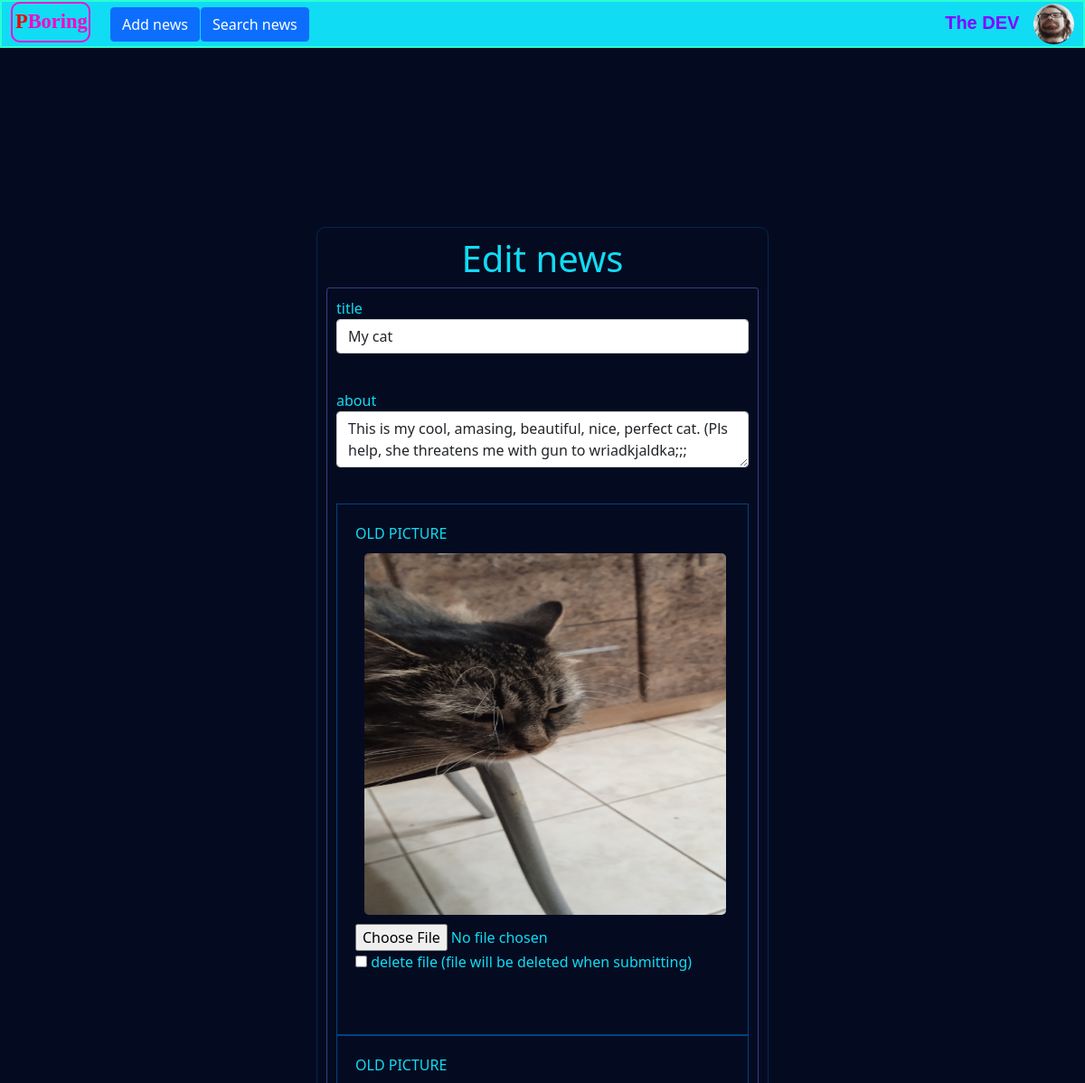
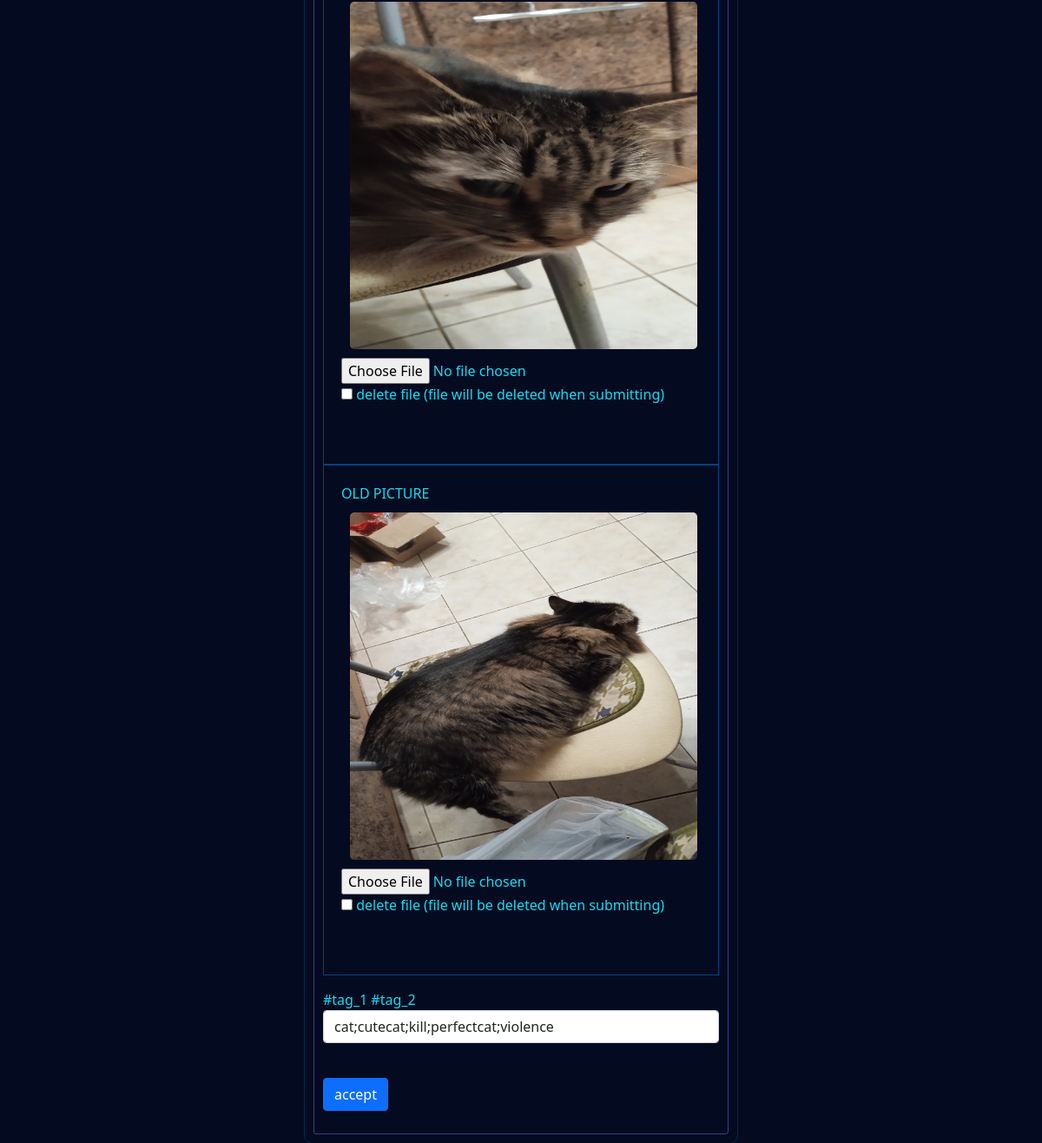
Screenshot of /news/edit/2 (signed in) with the database file from the repository (2 pictures, top to bottom).
### modules/news.py (models this page shows)
class News(SqlAlchemyBase, SerializerMixin):
    __tablename__ = 'news'
    id = sqlalchemy.Column(sqlalchemy.Integer, primary_key=True, autoincrement=True)
    title = sqlalchemy.Column(sqlalchemy.String, nullable=False)
    about = sqlalchemy.Column(sqlalchemy.String, nullable=False)
    images = sqlalchemy.Column(sqlalchemy.String, nullable=True, default='')
    tags = sqlalchemy.Column(sqlalchemy.String, nullable=True)
    creation_date = sqlalchemy.Column(sqlalchemy.DateTime, default=datetime.datetime.now)
    creator_id = sqlalchemy.Column(sqlalchemy.Integer, sqlalchemy.ForeignKey("users.id"))
    creator = orm.relationship('User')
    comments = orm.relationship("Comment", back_populates='news')

### modules/user.py (models this page shows, shortened)
class User(SqlAlchemyBase, UserMixin, SerializerMixin):
    __tablename__ = 'users'
    id = sqlalchemy.Column(sqlalchemy.Integer, primary_key=True, autoincrement=True)
    nickname = sqlalchemy.Column(sqlalchemy.String, nullable=True)
    about = sqlalchemy.Column(sqlalchemy.String, nullable=True, default='')
    email = sqlalchemy.Column(sqlalchemy.String, index=True, unique=True, nullable=True)
    hashed_password = sqlalchemy.Column(sqlalchemy.String, nullable=True)
    modified_date = sqlalchemy.Column(sqlalchemy.DateTime, default=datetime.datetime.now)
    image = sqlalchemy.Column(sqlalchemy.String, nullable=True, default='no_pfp.png')
    news = orm.relationship("News", back_populates='creator')

### server.py (the view, shortened to what this page needs)
@login_required
@app.route('/news/edit/<int:id>', methods=['GET', 'POST'])
def edit_news(id):
    form = NewsForm()
    if request.method == 'GET':
        db_sess = db_session.create_session()
        news = db_sess.query(News).filter(News.id == id, News.creator == current_user).first()
        if not news:
            abort(404)
        else:
            form.title.data = news.title
            form.about.data = news.about
            form.tags.data = news.tags
    return render_template('edit_news.html', title='edit news',
                           base_css=url_for('static', filename='css/base.css'),
                           page_css=url_for('static', filename='css/form.css'),
                           form=form, imgs_urls=[url_for('static', filename=f'img/news/{news.id}/{i}')
                                                  for i in news.images.split(';')])

### modules/forms.py
class NewsForm(FlaskForm):
    title = StringField('title', validators=[DataRequired()])
    about = TextAreaField('about', validators=[DataRequired()])
    file_1 = FileField('image 1 (optional)')
    file_2 = FileField('image 2 (optional)')
    file_3 = FileField('image 3 (optional)')
    file_1_ignore = BooleanField('delete file (file will be deleted when submitting)')
    file_2_ignore = BooleanField('delete file (file will be deleted when submitting)')
    file_3_ignore = BooleanField('delete file (file will be deleted when submitting)')
    tags = StringField('#tag_1 #tag_2', default='')
    submit = SubmitField('accept')

### modules/db_session.py (called while the page is built)
def create_session() -> Session:
    global __factory
    return __factory()

### server.py (called while the page is built)
@login_manager.user_loader
def load_user(user_id):
    db_sess = db_session.create_session()
    return db_sess.query(User).get(user_id)

### templates/edit_news.html (shortened to what this page needs)
{% extends "base.html" %}
{% block content %}
<div class="form-div">
    <h1 style="text-align: center;">Edit news</h1>
    <form action="" method="post" enctype="multipart/form-data">
        <p>
            {{ form.title.label }}<br>
            {{ form.title(class="form-control") }}<br>
        </p>
        <p>
            {{ form.about.label }}<br>
            {{ form.about(class="form-control") }}<br>
        </p>
        <div>
            <p>
                <div style="border: 1px solid #004385; padding: 20px;">
                    OLD PICTURE<br>
                    <img src="{{imgs_urls[0]}}" alt="no image" style="width: 400px; max-height: 400px; border-radius: 5px; margin: 10px;"><br>
                    {{ form.file_1(type="file", ) }} <br> {{ form.file_1_ignore() }} {{ form.file_1_ignore.label }}<br><br><br>
                </div>
                <div style="border: 1px solid #004385; padding: 20px;">
                    OLD PICTURE<br>
                    <img src="{{imgs_urls[1]}}" alt="no image" style="width: 400px; max-height: 400px; border-radius: 5px; margin: 10px;"><br>
                    {{ form.file_1(type="file", ) }} <br> {{ form.file_1_ignore() }} {{ form.file_1_ignore.label }}<br><br><br>
                </div>
                <div style="border: 1px solid #004385; padding: 20px;">
                    OLD PICTURE<br>
                    <img src="{{imgs_urls[2]}}" alt="no image" style="width: 400px; max-height: 400px; border-radius: 5px; margin: 10px;"><br>
                    {{ form.file_1(type="file", ) }} <br> {{ form.file_1_ignore() }} {{ form.file_1_ignore.label }}<br><br><br>
                </div>
            </p>
        </div>
        <p>
            {{ form.tags.label }}<br>
            {{ form.tags(class="form-control") }}<br>
        </p>
        <p>{{ form.submit(type="submit", class="btn btn-primary") }}</p>
    </form>
</div>
{% endblock %}

### templates/base.html (shortened to what this page needs)
<!doctype html>
    <html lang="en">
      <head>
        <link rel="stylesheet" type="text/css" href="{{ page_css }}" />
        <link rel="stylesheet" type="text/css" href="{{ base_css }}" />
        <link rel="stylesheet"
                    href="https://cdn.jsdelivr.net/npm/bootstrap@5.0.0-beta1/dist/css/bootstrap.min.css"
>
      </head>
      <body style="background-color: #040B20;">
        {% block content %}{% endblock %}
        <div class="nav-div">
            <div class="logo-div">
                <a class="logo" href="/" id="a-p"> P </a> <a class="logo" href="/" id="a-boring"> Boring </a>
            </div>
            <div style="align-self: center;">
                {% if current_user.is_authenticated %}
                    <a href="/news/add" class="btn btn-primary"> Add news </a>
                {% endif %}
            </div>
            <div style="align-self: center;">
                <a href="/news/search" class="btn btn-primary"> Search news </a>
            </div>
            <div class="profile">
                {% if current_user.is_authenticated %}
                    <div>
                        {% set pfp_url = url_for('static', filename='img/users/') %}
                        <a class="profile" href="/user/profile/{{current_user.id}}">{{ current_user.nickname }}</a>
                        <a  href="/user/profile/{{current_user.id}}"> <img class="profile-img-nav" src="{{pfp_url}}{{current_user.image}}" alt="no pfp"> </a>
                    </div>
                {% else %}
                    <div>
                        <a class="btn btn-primary" href="/register">Зарегистрироваться</a>
                        <a class="btn btn-success" href="/login">Войти</a>
                    </div>
                {% endif %}
            </div>
        </div>
      </body>
    </html>

### static/css/form.css (style rules this page uses)
form { color: #10DCF4; margin-right: 1; border: 1px solid #353F86; border-radius: 3px; padding: 10px; }
.form-div { color: #10DCF4; border: 1px solid #002951; border-radius: 10px; width: 500px; position: absolute; left: 0; right: 0; top: 10%; margin: auto; padding: 10px; }

### static/css/base.css (style rules this page uses)
.nav-div { display: grid; grid-template-columns: 120px 100px 150px 1fr; background-color: #10DCF4; border: 2px solid #2DFFD3; }
.logo-div { width: 88px; height: 45px; display: grid; grid-template-columns: 1fr 1fr; grid-auto-rows: 1fr; margin-left: 10px; border: 2px solid #FF00D4; border-radius: 10px; padding: 3px; }
#a-p { color: #FF0000; }
#a-boring { color: #FF00C9; }
.logo { text-decoration: none; color: #FF00B6; font-family: cursive; font-weight: 900; font-size: 1.4em; }
.profile { text-decoration: none; color: #8300FF; text-align: right; align-self: center; margin: 2px; margin-right: 10px; font-size: 1.5em; font: bold 20px/1 sans-serif; }
.profile-img-nav { max-width: 45px; max-height: 45px; border-radius: 50px; }
body { background-color: #040B20; color: #040B20; }

### rows the page displays
News: title "My cat", about "This is my cool, amasing, beautiful, nice, perfect cat. (Pls help, she threatens me with gun to wriadkjaldka;;;", tags "cat;cutecat;kill;perfectcat;violence"
User: nickname "The DEV", image (picture)
